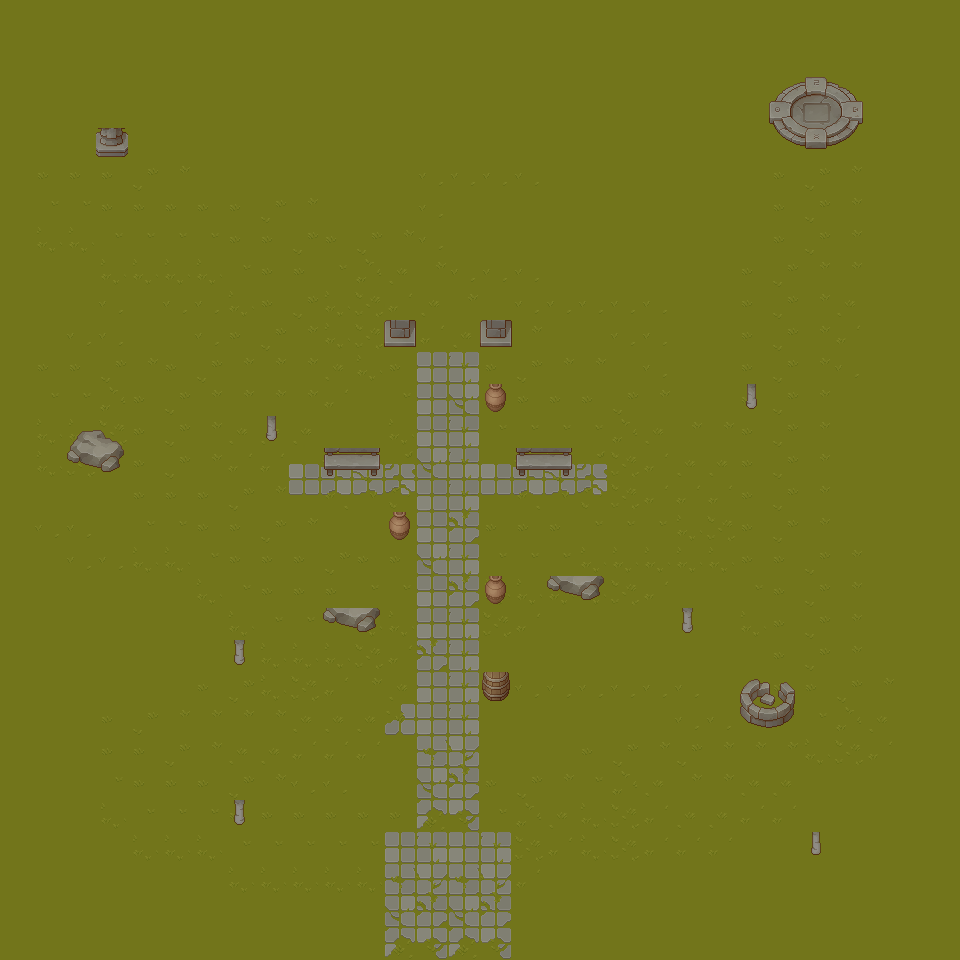

A level layout from a 2D game, rendered from its tile map. Below: a short description, then the map file with tile-grid data replaced by summaries:
An orthogonal 30x30 tile map with 32x32 px tiles, 3 tile layers (Tile Layer 1, GrassTop, collide), 1 hidden layer not drawn, 4 tilesets.

<map version="1.10" tiledversion="1.11.2" orientation="orthogonal" renderorder="right-down" width="30" height="30" tilewidth="32" tileheight="32" infinite="0" nextlayerid="6" nextobjectid="1">
 <tileset firstgid="1" source="TX Tileset Grass.tsx" />
 <tileset firstgid="65" source="TX Props.tsx" />
 <tileset firstgid="321" source="TX Plant.tsx" />
 <tileset firstgid="577" source="TX Struct.tsx" />
 <layer id="1" name="Tile Layer 1" width="30" height="30">
  <data>[900 cells, 900 non-empty, 25 distinct tile ids]</data>
 </layer>
 <layer id="4" name="GrassTop" width="30" height="30">
  <data>[900 cells, 33 non-empty, 17 distinct tile ids]</data>
 </layer>
 <layer id="3" name="Over" width="30" height="30" visible="0">
  <data>[900 cells, 134 non-empty, 61 distinct tile ids]</data>
 </layer>
 <layer id="2" name="collide" width="30" height="30">
  <data>[900 cells, 29 non-empty, 17 distinct tile ids]</data>
 </layer>
</map>
